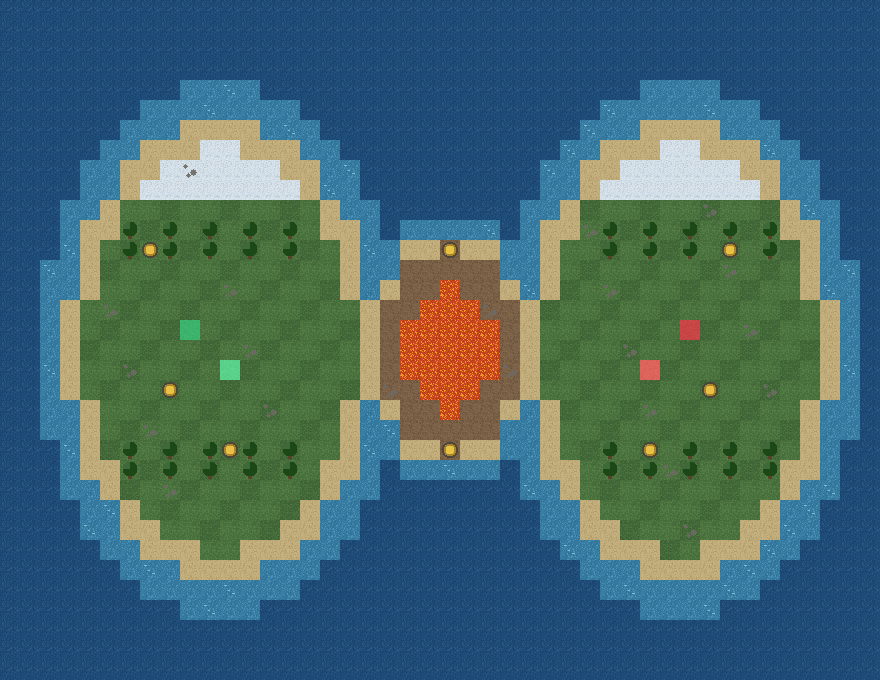

The image is a tile-based game level rendered from a .tmx file. Its description and source (layers, tilesets, objects; grid data summarised) follow:
An orthogonal 44x34 tile map with 20x20 px tiles, 4 tile layers (Ground, GroundDetails, Items, Units), 2 tilesets and 1 object (map_info).

<map version="1.2" tiledversion="1.4.3" orientation="orthogonal" renderorder="right-down" width="44" height="34" tilewidth="20" tileheight="20" infinite="0">
 <tileset firstgid="1" source="../../visuals/placeholder/tilesets/base_terrain.tsx" />
 <tileset firstgid="21" source="../../visuals/placeholder/tilesets/units_markers.tsx" />
 <layer name="Ground" width="44" height="34">
  <data>[1496 cells, 1496 non-empty, 8 distinct tile ids]</data>
 </layer>
 <layer name="GroundDetails" width="44" height="34">
  <data>[1496 cells, 63 non-empty, 2 distinct tile ids]</data>
 </layer>
 <layer name="Items" width="44" height="34">
  <data>[1496 cells, 46 non-empty, 2 distinct tile ids]</data>
 </layer>
 <layer name="Units" width="44" height="34">
  <data>[1496 cells, 4 non-empty, 4 distinct tile ids]</data>
 </layer>
 <objectgroup name="Triggers">
  <object id="1" name="map_info" x="20" y="20" width="100" height="60">
   <properties>
    <property name="type" value="skirmish" />
    <property name="fog" value="los" />
   </properties>
  </object>
 </objectgroup>
</map>
